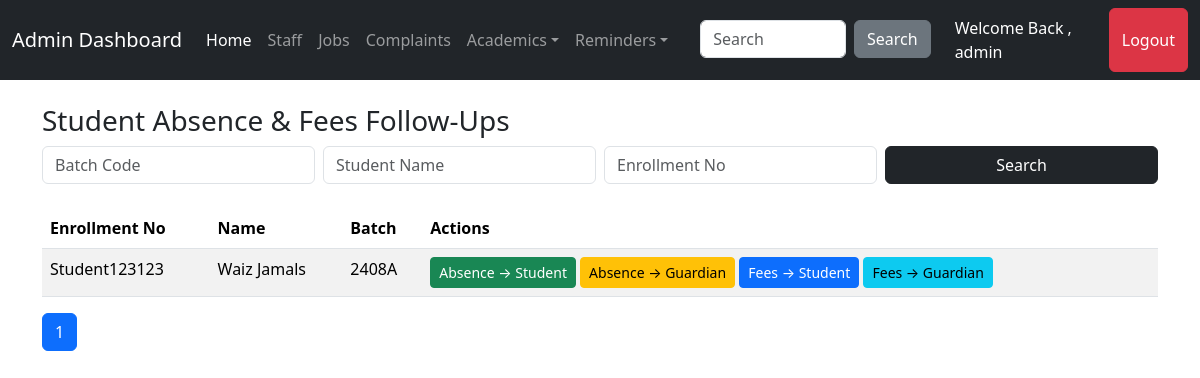
The app's page /Admin/followups.php (signed in), older data.
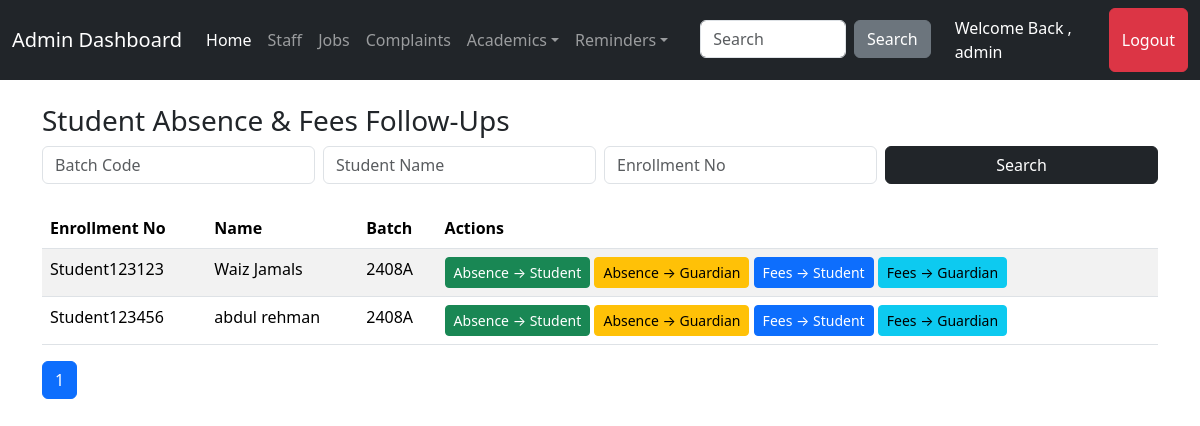
The same page, newer data.
### tables this page shows
CREATE TABLE IF NOT EXISTS `student` (
  `studentid` int NOT NULL AUTO_INCREMENT,
  `studentname` varchar(100) DEFAULT NULL,
  `enrollmentno` varchar(1000) DEFAULT NULL,
  `studentemail` varchar(200) DEFAULT NULL,
  `studentpassword` varchar(200) DEFAULT NULL,
  `studentbatch` int DEFAULT NULL,
  `studentphoneno` varchar(40) DEFAULT NULL,
  `studentguardianphoneno` varchar(40) DEFAULT NULL,
  `studentstatus` varchar(10) NOT NULL,
  PRIMARY KEY (`studentid`),
  KEY `studentbatch` (`studentbatch`)
);

CREATE TABLE IF NOT EXISTS `batches` (
  `batchid` int NOT NULL AUTO_INCREMENT,
  `batchcode` varchar(100) DEFAULT NULL,
  `batchtimings` varchar(100) DEFAULT NULL,
  `batchdays` varchar(10) NOT NULL,
  `batchinstructor` int DEFAULT NULL,
  `currentsem` varchar(50) NOT NULL,
  `batchtype` varchar(200) DEFAULT NULL,
  `batchstartdate` date DEFAULT NULL,
  `batchstatus` varchar(50) NOT NULL DEFAULT 'Active',
  PRIMARY KEY (`batchid`),
  KEY `batchinstructor` (`batchinstructor`)
);

### Admin/followups.php (the view, shortened to what this page needs)
<?php
include('../connect.php');
include('headeradmin.php');
$limit = 10;
$page  = isset($_GET['page']) ? (int)$_GET['page'] : 1;
$start = ($page - 1) * $limit;
$where = "WHERE 1=1";
$params = [];
$types  = '';
$countSql = "
  SELECT COUNT(*) AS total
  FROM studentprogresssystem.student s
  JOIN studentprogresssystem.batches b ON s.studentbatch = b.batchid
  $where
";
$stmt = $conn->prepare($countSql);
$stmt->execute();
$total = $stmt->get_result()->fetch_assoc()['total'];
$totalPages = ceil($total / $limit);
$dataSql = "
  SELECT s.enrollmentno, s.studentname, b.batchcode
  FROM studentprogresssystem.student s
  JOIN studentprogresssystem.batches b ON s.studentbatch = b.batchid
  $where
  LIMIT ?, ?
";
$params[] = $start;
$params[] = $limit;
$types   .= 'ii';
$stmt = $conn->prepare($dataSql);
$stmt->bind_param($types, ...$params);
$stmt->execute();
$res = $stmt->get_result();
?>
<div class="container mt-4">
  <h3>Student Absence & Fees Follow‑Ups</h3>
  <form method="GET" class="row g-2 mb-4">
    <div class="col-md-3">
      <input name="batch" class="form-control" placeholder="Batch Code"
        value="<?= htmlspecialchars($_GET['batch'] ?? '') ?>">
    </div>
    <div class="col-md-3">
      <input name="name" class="form-control" placeholder="Student Name"
        value="<?= htmlspecialchars($_GET['name'] ?? '') ?>">
    </div>
    <div class="col-md-3">
      <input name="enrollment_no" class="form-control" placeholder="Enrollment No"
        value="<?= htmlspecialchars($_GET['enrollment_no'] ?? '') ?>">
    </div>
    <div class="col-md-3">
      <button class="btn btn-dark w-100">Search</button>
    </div>
  </form>
  <?php if ($res->num_rows): ?>
  <table class="table table-striped">
    <thead>
      <tr>
        <th>Enrollment No</th>
        <th>Name</th>
        <th>Batch</th>
        <th>Actions</th>
      </tr>
    </thead>
    <tbody>
      <?php while ($stu = $res->fetch_assoc()): ?>
      <tr>
        <td><?= htmlspecialchars($stu['enrollmentno']) ?></td>
        <td><?= htmlspecialchars($stu['studentname']) ?></td>
        <td><?= htmlspecialchars($stu['batchcode']) ?></td>
        <td>
          <a href="?action=send_whatsapp_student&enrollment_no=<?= urlencode($stu['enrollmentno']) ?>"
             class="btn btn-success btn-sm" target="_blank">Absence → Student</a>
          <a href="?action=send_whatsapp_guardian&enrollment_no=<?= urlencode($stu['enrollmentno']) ?>"
             class="btn btn-warning btn-sm" target="_blank">Absence → Guardian</a>
          <a href="?action=send_fee_student&enrollment_no=<?= urlencode($stu['enrollmentno']) ?>"
             class="btn btn-primary btn-sm" target="_blank">Fees → Student</a>
          <a href="?action=send_fee_guardian&enrollment_no=<?= urlencode($stu['enrollmentno']) ?>"
             class="btn btn-info btn-sm" target="_blank">Fees → Guardian</a>
        </td>
      </tr>
      <?php endwhile; ?>
    </tbody>
  </table>
  <nav>
    <ul class="pagination">
      <?php for ($i = 1; $i <= $totalPages; $i++): ?>
      <li class="page-item <?= $i === $page ? 'active' : '' ?>">
        <a class="page-link" href="?page=<?= $i ?><?= isset($_GET['batch']) ? "&batch={$_GET['batch']}" : '' ?><?= isset($_GET['name']) ? "&name={$_GET['name']}" : '' ?><?= isset($_GET['enrollment_no']) ? "&enrollment_no={$_GET['enrollment_no']}" : '' ?>"><?= $i ?></a>
      </li>
      <?php endfor; ?>
    </ul>
  </nav>
  <?php else: ?>
    <p class="text-muted">No students found.</p>
  <?php endif; ?>
</div>
<?php include('footeradmin.php'); ?>

Row changes from the older to the newer data that the page shows:
added student: enrollmentno "Student123456", studentname "abdul rehman", studentbatch.batchcode "2408A"
